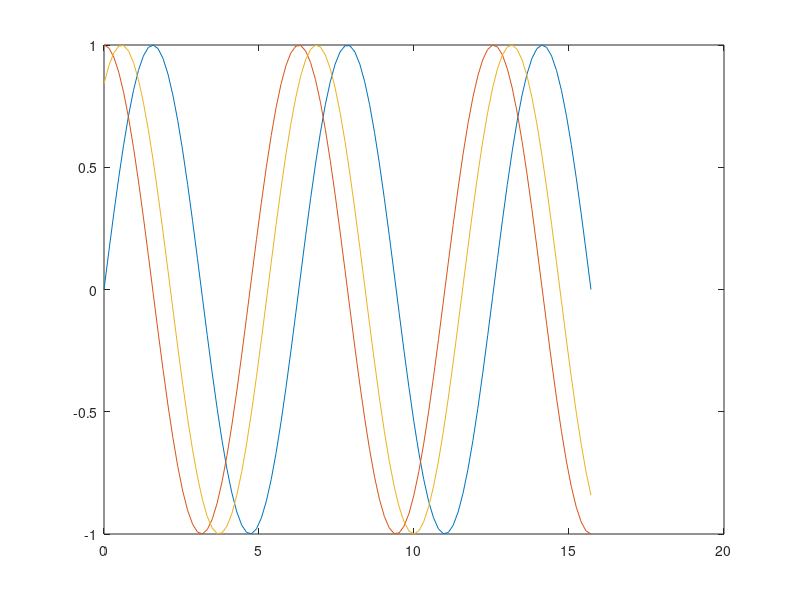

MATLAB code for this plot:
clear
clc

% Range
% x = 1 : 10

x = linspace(0,5*pi,100);
y1 = sin(x);
y2 = cos(x);
y3 = sin(x + 1); % Geser ke kanan 1

plot(x,y1,x,y2,x,y3) % Membuat 3 Koordinat

% Catatan : Jadi Kita bisa membuat Multi Lines
